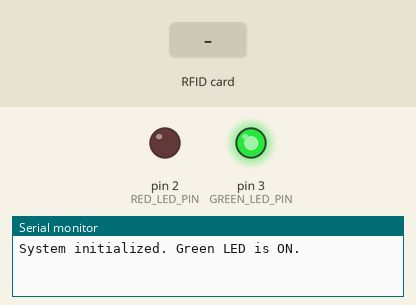
Recording of a sketch running on a simulated Arduino Uno, built with avr-gcc and run on an emulated ATmega328P. Shown: output pins drawn as LEDs (lit = HIGH), the last lines printed to the serial monitor. The test bench sets the inputs (shaded band). Pins used as bus, display or sensor lines are not drawn.

Above: at 1.2 s.
1.3 s: RFID card 5E 7A 19 C4 held to the reader
At 2.6 s:
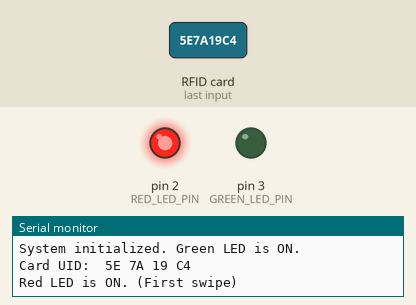
Timing chart, 0 to 4.3 s (numbered marks = the images above; inputs shaded):
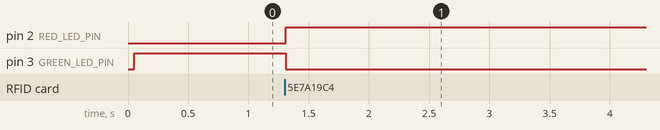

Measured:
- after the input at 1.3 s, pin 2 (RED_LED_PIN): LOW → HIGH at once; pin 3 (GREEN_LED_PIN): HIGH → LOW at once

The sketch:

RFID_Access_Control.ino
```cpp
#include <SPI.h>
#include <MFRC522.h>

#define RST_PIN 9
#define SS_PIN 10
#define RED_LED_PIN 2
#define GREEN_LED_PIN 3

MFRC522 rfid(SS_PIN, RST_PIN);


bool cardSwiped = false;

void setup() {
    Serial.begin(9600);
    SPI.begin();
    rfid.PCD_Init();

    pinMode(RED_LED_PIN, OUTPUT);
    pinMode(GREEN_LED_PIN, OUTPUT);


    digitalWrite(GREEN_LED_PIN, HIGH);
    digitalWrite(RED_LED_PIN, LOW);
    Serial.println("System initialized. Green LED is ON.");
}

void loop() {

    if (rfid.PICC_IsNewCardPresent()) {
        if (rfid.PICC_ReadCardSerial()) {

            Serial.print("Card UID: ");
            for (byte i = 0; i < rfid.uid.size; i++) {
                Serial.print(rfid.uid.uidByte[i] < 0x10 ? " 0" : " ");
                Serial.print(rfid.uid.uidByte[i], HEX);
            }
            Serial.println();


            if (!cardSwiped) {

                digitalWrite(RED_LED_PIN, HIGH);
                digitalWrite(GREEN_LED_PIN, LOW);
                Serial.println("Red LED is ON. (First swipe)");
                cardSwiped = true;
            } else {

                digitalWrite(RED_LED_PIN, LOW);
                digitalWrite(GREEN_LED_PIN, HIGH);
                Serial.println("Green LED is ON. (Second swipe)");
                cardSwiped = false;
            }


            rfid.PICC_HaltA();
        }
    }


    if (!cardSwiped) {
        digitalWrite(GREEN_LED_PIN, HIGH);
        digitalWrite(RED_LED_PIN, LOW);
    }
}
```
